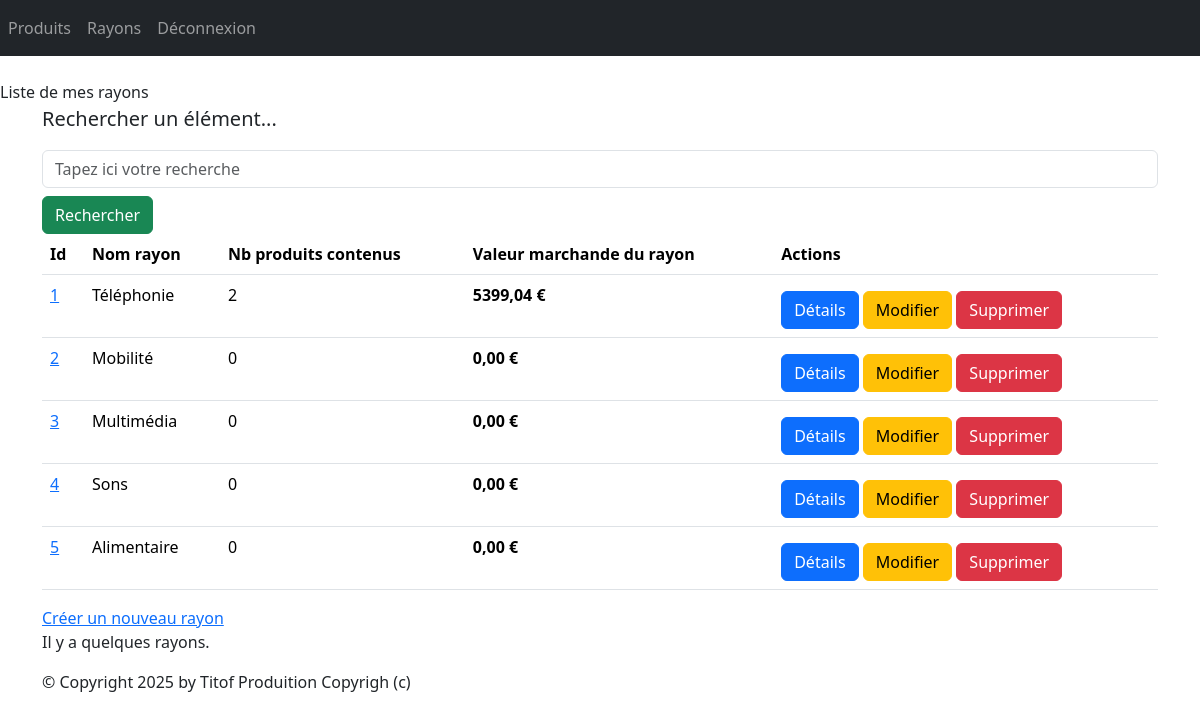
/monApp/rayons (signed in), run on the app's committed database.
### monApp/models.py (models this page shows, shortened)
class Rayon(models.Model):
	refRayon = models.AutoField(primary_key=True)
	nomRayon = models.CharField(max_length=100,default="")

### monApp/views.py (the view)
# urls.py: path("rayons",views.RayonsListView.as_view(),name="lst_rayons"),
@method_decorator(login_required, name='dispatch')
class RayonsListView(ListView):
    model = Rayon
    template_name = "monApp/list_rayons.html"
    context_object_name = "rayons"
    def get_queryset(self):
        query = self.request.GET.get('search')
        if query:
            return Rayon.objects.filter(refRayon__icontains=query).prefetch_related(
                Prefetch('rayons', queryset=Contenir.objects.select_related('refProd'))
            )
        return Rayon.objects.all().prefetch_related(
            Prefetch('rayons', queryset=Contenir.objects.select_related('refProd'))
        )
    def get_context_data(self, **kwargs):
        context = super(RayonsListView, self).get_context_data(**kwargs)
        context['titremenu'] = "Liste de mes rayons"
        ryns_dt = []
        for rayon in context['rayons']:
            contenirs = rayon.rayons.all()
            total = Decimal('0.00')
            for contenir in contenirs:
                prix = contenir.refProd.prixUnitaireProd or Decimal('0.00')
                qte = contenir.Qte or 0
                total += prix * qte
                print(total)
            ryns_dt.append({
                'rayon': rayon,
                'nb_produits': contenirs.count(),
                'total_stock': total
            })
        context['ryns_dt'] = ryns_dt
        return context

### monApp/templates/monApp/list_rayons.html
{% extends 'monApp/base.html' %}
{% block menu %}{{titremenu}}{% endblock %}
{% block contenu %}
<p class="lead mb-3 ml-0">Rechercher un élément...</p>
<form method="GET" action="">
<input class="form-control" type="text" name="search" placeholder="Tapez ici votre recherche"
value="{{ request.GET.search }}">
<button type="submit" class="btn btn-success mt-2">Rechercher</button>
</form>
<table class="table">
<thead>
  <tr>
    <th>Id</th>
    <th>Nom rayon</th>
    <th>Nb produits contenus</th>
    <th>Valeur marchande du rayon</th>
    <th>Actions</th>
  </tr>
</thead>
<tbody>
  {% for data in ryns_dt %}
    <tr>
      <td>
        <a href="{% url 'dtl_rayon' data.rayon.refRayon %}">
          {{ data.rayon.refRayon }}
        </a>
      </td>
      <td>{{ data.rayon.nomRayon }}</td>
      <td>{{ data.nb_produits }}</td>
      <td><strong>{{ data.total_stock|floatformat:2 }} €</strong></td>
      <td>
        <a href="{% url 'dtl_rayon' data.rayon.refRayon %}" class="btn btn-primary mt-2">Détails</a>
        <a href="{% url 'ray-chng' data.rayon.refRayon %}" class="btn btn-warning mt-2">Modifier</a>
        <a href="{% url 'dlt-ray' data.rayon.refRayon %}" class="btn btn-danger mt-2">Supprimer</a>
      </td>
    </tr>
  {% empty %}
    <tr><td colspan="5">Aucun rayon trouvé.</td></tr>
  {% endfor %}
</tbody>
</table>
<a href="{% url 'crt-ray' %}">Créer un nouveau rayon</a>
<p>
  Il y a
  {% if rayons|length < 5 %}
    peu de
  {% elif rayons|length < 10 %}
    quelques
  {% else %}
    beaucoup de
  {% endif %}
  rayons.
</p>
{% endblock %}

### data on the page
Rayon: rayon.refRayon "1", rayon.nomRayon "Téléphonie", nb_produits "2", total_stock "5399,04"
Rayon: rayon.refRayon "2", rayon.nomRayon "Mobilité", nb_produits "0", total_stock "0,00"
Rayon: rayon.refRayon "3", rayon.nomRayon "Multimédia", nb_produits "0", total_stock "0,00"
Rayon: rayon.refRayon "4", rayon.nomRayon "Sons", nb_produits "0", total_stock "0,00"
Rayon: rayon.refRayon "5", rayon.nomRayon "Alimentaire", nb_produits "0", total_stock "0,00"

### other printed values
{{ titremenu }} "Liste de mes rayons"
